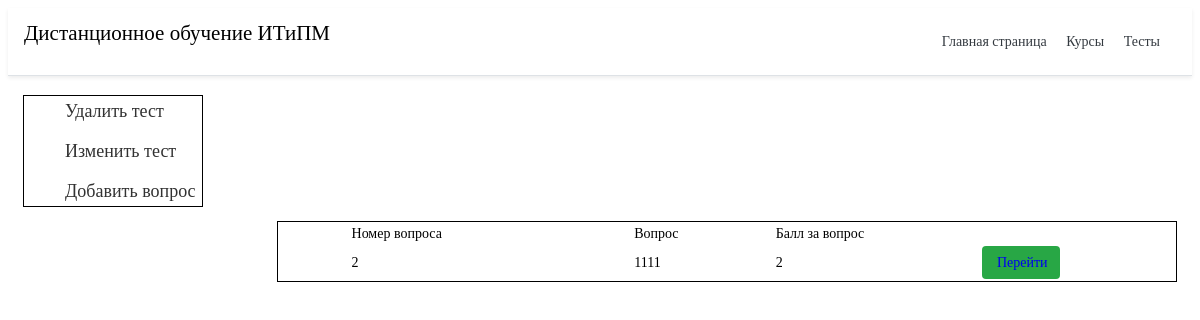
The page /test/13/ on the database as committed earlier.
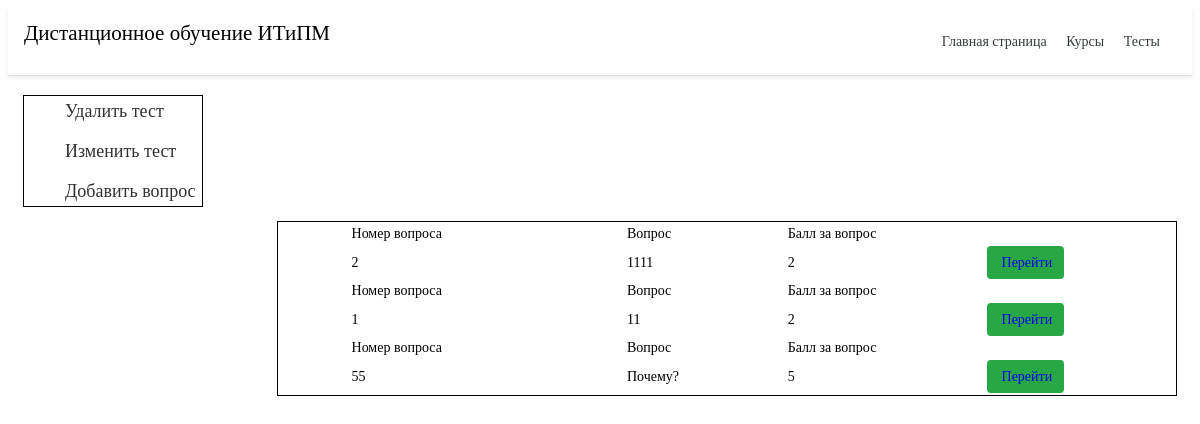
The same page on the database as committed later.
### testing/models.py (models this page shows, shortened)
class QuestionsTable(models.Model):
    id_test = models.ForeignKey(TestTable, on_delete=models.CASCADE)
    text = models.CharField('Текст вопроса', max_length=70)
    number = models.IntegerField('Порядковый номер вопроса') # тут я совневаюсь
    ball = models.IntegerField('Балл за ответ')
    class Meta:
        verbose_name = 'Вопрос'
        verbose_name_plural = 'Вопросы'

### testing/views.py (the view)
# urls.py: path('<int:pk>/', views.test_dateil, name='test_dateil'),
def test_dateil(request, pk):
    ku = list(TestTable.objects.filter(id=pk).values())
    top = QuestionsTable.objects.filter(id_test=pk)
    return render(request, 'testing/test_detail.html', {'post': ku[0], 'top': top, 'pk': pk})

### testing/templates/testing/test_detail.html (shortened to what this page needs)
{% extends 'main/base.html' %}
{% block content %}
<div class="menu_gl">
    <ul class="menu">
        <li><a href="{% url 'test_delete' pk %}">Удалить тест</a></li>
        <li><a href="{% url 'test_update' pk %}">Изменить тест</a></li>
        <li><a href="{% url 'add_quest' pk %}">Добавить вопрос</a></li>
    </ul>
</div>
<div class="co">
    <table class="iksweb">
        <tbody>
            {% if top %}
            {% for el in top %}
            <tr class="table_na">
                <td>Номер вопроса</td>
                <td>Вопрос</td>
                <td>Балл за вопрос</td>
            </tr>
            <tr>
                <td>{{ el.number }}</td>
                <td class="table_na">{{ el.text }}</td>
                <td class="table_na">{{ el.ball }}</td>
                <td class="btn btn-success"><a href="{% url 'qust_detele' pk el.id %}">Перейти</a>
                    </button></td>
            </tr>
            {%endfor%}
        </tbody>
    </table>
    {% else %}
    <p>Вы не добавили темы</p>
    {%endif%}
    {% endblock %}

### main/templates/main/base.html (shortened to what this page needs)
<!doctype html>
<html lang="ru">
<head>
  {% load static %}
  <link rel="stylesheet" href="{% static 'main/css/style.css' %}">
</head>
<body>
  <div class="d-flex flex-column flex-md-row align-items-center p-3 px-md-4 mb-3 bg-white border-bottom shadow-sm">
    <h2 class="my-0 mr-md-auto font-weight-normal title_name">
      <ya-tr-span data-index="0-0" data-value="Company name" data-translation="Название компании" data-type="trSpan">
        Дистанционное обучение ИТиПМ</ya-tr-span>
    </h2>
    <nav class="my-2 my-md-0 mr-md-3">
      <a class="p-2 text-dark" href="{% url 'ho' %}">Главная страница</a>
      <a class="p-2 text-dark" href="{% url 'kurs' %}">Курсы</a>
      <a class="p-2 text-dark" href="{% url 'test_home' %}" >Тесты</a>
    </nav>
  </div>
  <div class="container">
    {% block content %}
    {% endblock %}</div>
</body>
</html>

### main/static/main/css/style.css (style rules this page uses)
a { text-decoration: none; display: inline-block; }
.container { max-width: 1170px; margin: 0 auto; padding: 0 15px; }
body { font-family: 'PT Serif', serif; font-weight: 400; font-size: 14px; line-height: 18px; color: #000; background-color: #fff; }
.d-flex { display: -ms-flexbox!important; display: flex!important }
.align-items-center { -ms-flex-align: center!important; align-items: center!important }
.p-3 { padding: 1rem!important }
.pr-md-4, .px-md-4 { padding-right: 1.5rem!important }
.mb-3, .my-3 { margin-bottom: 1rem!important }
.bg-white { background-color: #fff!important }
.border-bottom { border-bottom: 1px solid #dee2e6!important }
.shadow-sm { box-shadow: 0 .125rem .25rem rgba(0, 0, 0, .075)!important }
.mt-0, .my-0 { margin-top: 0!important }
.mr-md-auto, .mx-md-auto { margin-right: auto!important }
.p-2 { padding: .5rem!important }
.text-dark { color: #343a40!important }
.btn { display: inline-block; color: #212529; text-align: center; -webkit-user-select: none; -moz-user-select: none; -ms-user-select: none; padding: .375rem .75rem; line-height: 1.5; border-radius: .25rem; transition: color .15s ease-in-out, background-color .15s ease-in-out, border-color .15s ease-in-out, box-shadow .15s ease-in-out; padding-left: 18px; }
.btn-success { color: #fff; background-color: #28a745; border-color: #28a745 }
.font-weight-normal { font-weight: 400!important }
.menu { border: 1px solid #000; max-width: 150px; }
.iksweb { border: 1px solid #000; max-width: 100%; float: right; width: 900px; }
.iksweb td { padding-left: 8%; }
.menu li { display: inline-block; }
.menu a { color: #323232; font-size: 18px; line-height: 28px; border: 1px solid transparent; transition: ALL .3s; }
.menu li+li { padding-top: 10px; }
.menu_gl { width: 180px; }

Rows that differ between the two databases and show on the page:
added QuestionsTable: number "1", text "11", ball "2"
added QuestionsTable: number "55", text "Почему?", ball "5"
